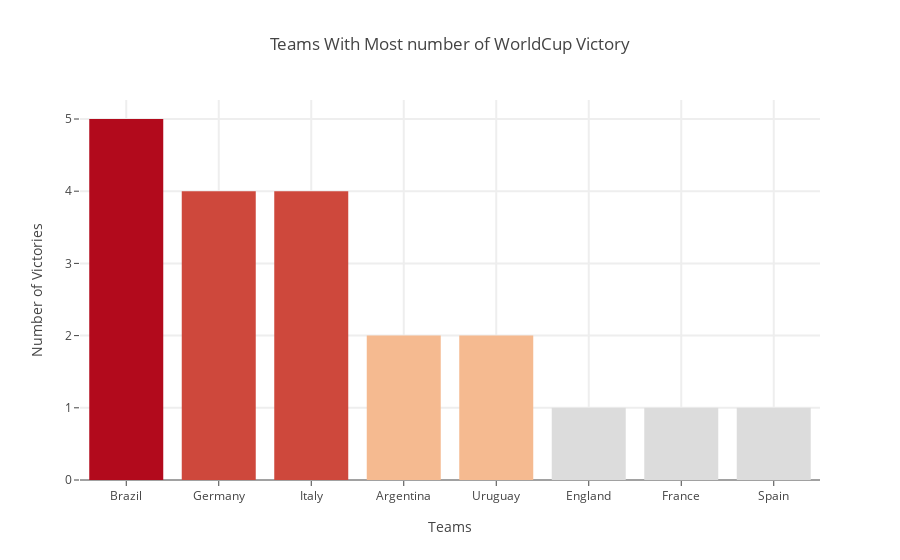

The notebook cell saved with this chart:
### Code cell
cups["Winner"]=cups["Winner"].replace("Germany FR","Germany")
cups["Runners-Up"]=cups["Runners-Up"].replace("Germany FR","Germany")
cups["Year1"] = cups["Year"].astype(str)

c1  = cups.groupby("Winner")["Year1"].apply(" , ".join).reset_index()
c2  = cups.groupby("Winner")['Year'].count().reset_index()
c12 = c1.merge(c2,left_on="Winner",right_on="Winner",how="left")
c12 = c12.sort_values(by = "Year",ascending =False)

trace0 = go.Bar(
    x=c12['Winner'],
    y=c12['Year'],
    name='AA',
    marker=dict(
        color=c12['Year']
    )
)

layout= go.Layout(
    title= 'Teams With Most number of WorldCup Victory',
    hovermode= 'closest',
    xaxis= dict(
        title= 'Teams',
        ticklen= 5,
        zeroline= False,
        gridwidth= 2,
    ),
    yaxis=dict(
        title= 'Number of Victories',
        ticklen= 5,
        gridwidth= 2,
    ),
    showlegend= False
    
)
data = [trace0]
fig=go.Figure(data=data,layout=layout)
iplot(fig)

### Figure 1 — Plotly figure (JSON) as saved in the notebook; plotly's stock layout.template omitted (floating-point values rounded to 4 significant figures)
{"data": [{"marker": {"color": [5, 4, 4, 2, 2, 1, 1, 1]}, "name": "AA", "type": "bar", "uid": "72f12c5e-1c3f-4a94-8458-209a81e6fd85", "x": ["Brazil", "Germany", "Italy", "Argentina", "Uruguay", "England", "France", "Spain"], "y": [5, 4, 4, 2, 2, 1, 1, 1]}], "layout": {"hovermode": "closest", "showlegend": false, "title": {"text": "Teams With Most number of WorldCup Victory"}, "xaxis": {"gridwidth": 2, "ticklen": 5, "title": {"text": "Teams"}, "zeroline": false}, "yaxis": {"gridwidth": 2, "ticklen": 5, "title": {"text": "Number of Victories"}}}}
